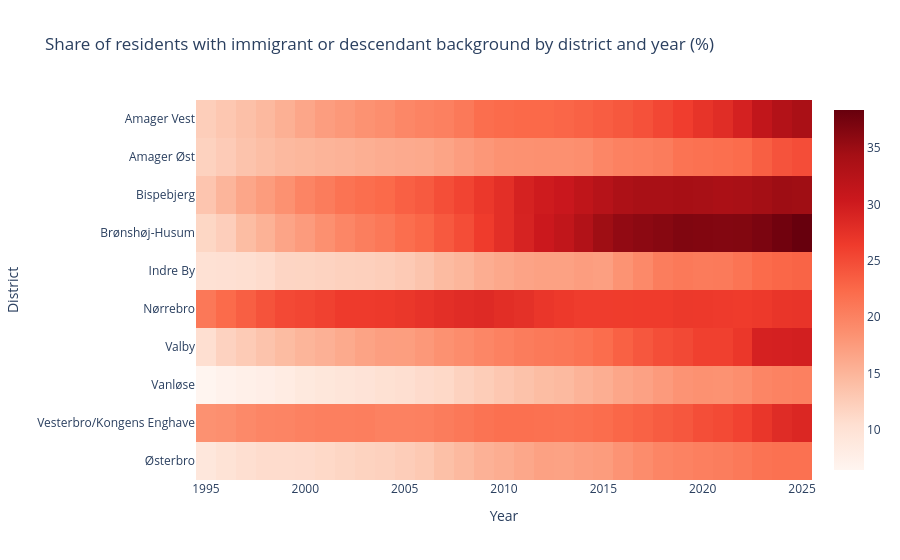

Notebook source saved alongside this figure:
### Markdown cell above
### 7.5 District × Year heatmap of international share

The heatmap compresses the entire 30-year time series for all 10 districts into a single readable view. Color intensity encodes the share of international residents, making it immediately obvious which districts experienced the strongest changes and *when* those changes accelerated. Unlike the line chart in section 5.3, the heatmap excels at showing the full temporal pattern simultaneously — the reader can spot plateau effects, acceleration points (like the post-2015 levelling), and structural differences between districts at a glance. It directly supports the project's argument about uneven demographic development across the city.

### Code cell
# Prepare data — using all districts (not just the 10 main ones for completeness)
international_groups_hm = [
    "Immigrants of western origin",
    "Descendats of western origin",
    "Immigrants of non-western origin",
    "Descendants of non-western origin"
]

district_data = population_long[
    population_long["district"].isin(main_districts)
]

intl_hm = (
    district_data[district_data["ancestry"].isin(international_groups_hm)]
    .groupby(["district", "year"], as_index=False)["population"]
    .sum()
)

total_hm = (
    district_data[district_data["ancestry"] == "Ancestry total"]
    [["district", "year", "population"]]
    .rename(columns={"population": "total_population"})
)

heatmap_df = intl_hm.merge(total_hm, on=["district", "year"])
heatmap_df["share"] = heatmap_df["population"] / heatmap_df["total_population"] * 100

pivot_df = heatmap_df.pivot(index="district", columns="year", values="share")

fig = px.imshow(
    pivot_df,
    aspect="auto",
    color_continuous_scale="Reds",
    title="Share of residents with immigrant or descendant background by district and year (%)"
)
fig.update_layout(xaxis_title="Year", yaxis_title="District")
fig.show()

### Figure 1 — Plotly figure (JSON) as saved in the notebook; plotly's stock layout.template omitted (floating-point values rounded to 4 significant figures; data arrays with more than 128 entries replaced by an {"elided": "..."} marker saying what was removed)
{"data": [{"coloraxis": "coloraxis", "hovertemplate": "year: %{x}<br>district: %{y}<br>color: %{z}<extra></extra>", "name": "0", "type": "heatmap", "x": [1995, 1996, 1997, 1998, 1999, 2000, 2001, 2002, 2003, 2004, 2005, 2006, 2007, 2008, 2009, 2010, 2011, 2012, 2013, 2014, 2015, 2016, 2017, 2018, 2019, 2020, 2021, 2022, 2023, 2024, 2025], "xaxis": "x", "y": ["Amager Vest", "Amager Øst", "Bispebjerg", "Brønshøj-Husum", "Indre By", "Nørrebro", "Valby", "Vanløse", "Vesterbro/Kongens Enghave", "Østerbro"], "yaxis": "y", "z": {"elided": "10x31 float values"}}], "layout": {"coloraxis": {"colorscale": [[0, "rgb(255,245,240)"], [0.125, "rgb(254,224,210)"], [0.25, "rgb(252,187,161)"], [0.375, "rgb(252,146,114)"], [0.5, "rgb(251,106,74)"], [0.625, "rgb(239,59,44)"], [0.75, "rgb(203,24,29)"], [0.875, "rgb(165,15,21)"], [1, "rgb(103,0,13)"]]}, "title": {"text": "Share of residents with immigrant or descendant background by district and year (%)"}, "xaxis": {"anchor": "y", "domain": [0, 1], "title": {"text": "Year"}}, "yaxis": {"anchor": "x", "autorange": "reversed", "domain": [0, 1], "title": {"text": "District"}}}}
